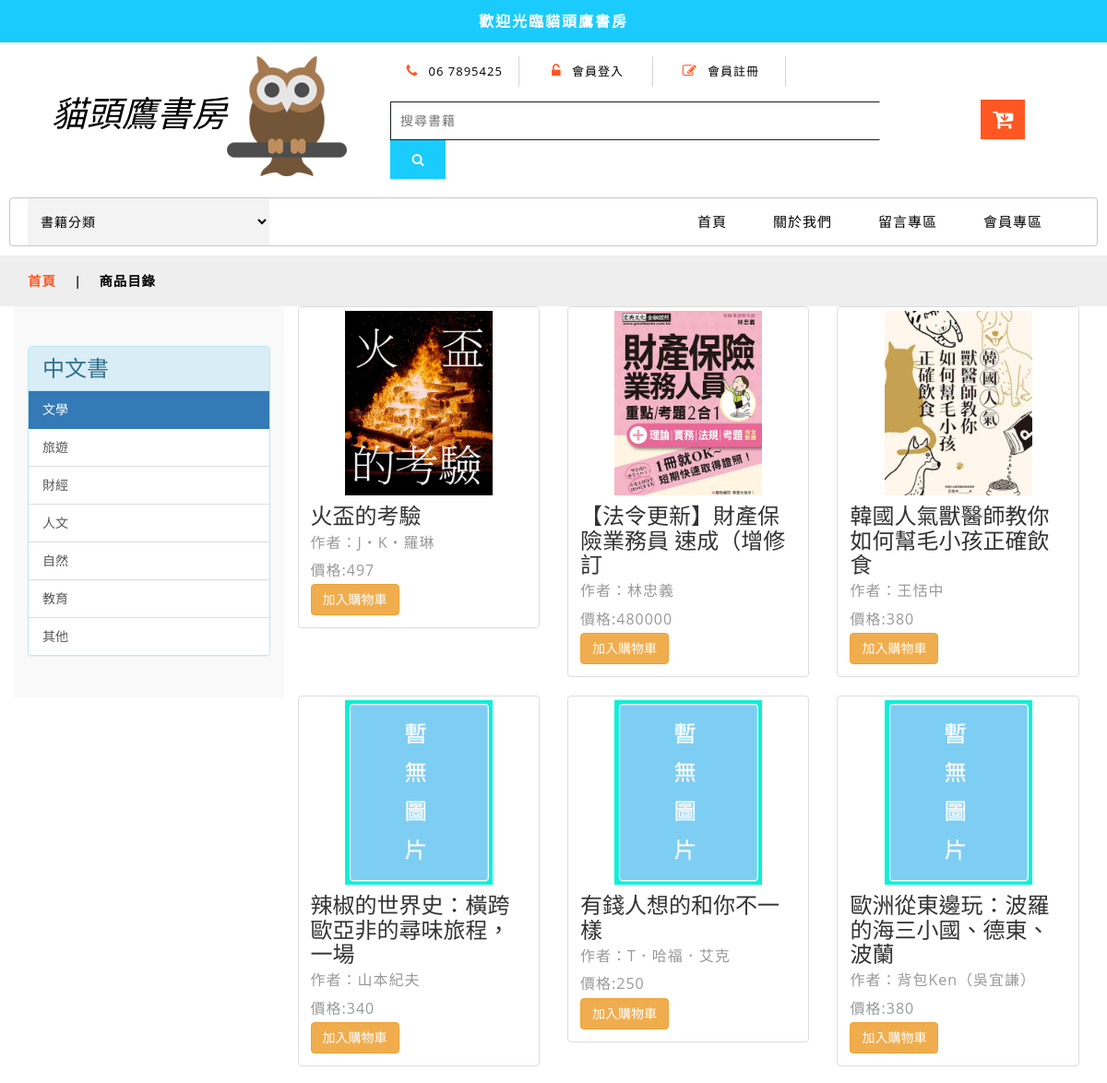
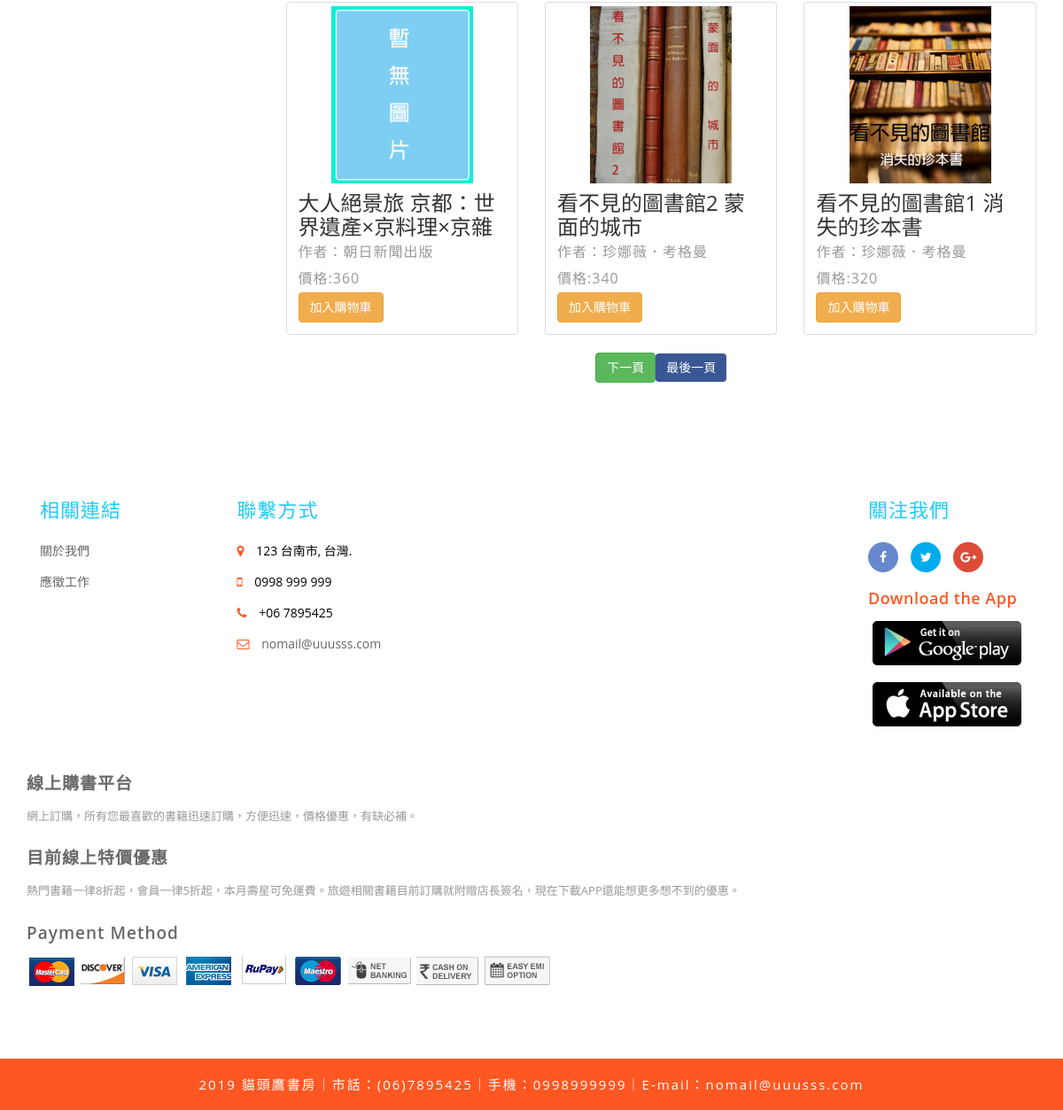
The page /product_test001.php on the database its author committed (2 pictures, top to bottom).
### tables this page shows
CREATE TABLE IF NOT EXISTS `owl_book` (
  `ob_id` int(10) NOT NULL AUTO_INCREMENT,
  `ob_name` varchar(100) NOT NULL,
  `ob_author` varchar(50) NOT NULL,
  `ob_publishing` varchar(50) NOT NULL,
  `ob_publication_day` date NOT NULL,
  `ISBN` varchar(20) NOT NULL,
  `ob_price` int(7) NOT NULL,
  `ob_content` text NOT NULL,
  `ob_img` varchar(30) NOT NULL,
  `obt_id` int(2) NOT NULL,
  PRIMARY KEY (`ob_id`)
);

### product_test001.php (the view, shortened to what this page needs)
<?php require_once('Connections/owl_bookstore.php'); ?>
<?php
$currentPage = $_SERVER["PHP_SELF"];
$maxRows_Recordset1 = 9;
$pageNum_Recordset1 = 0;
$startRow_Recordset1 = $pageNum_Recordset1 * $maxRows_Recordset1;
$query_Recordset1 = "SELECT * FROM owl_book ORDER BY ob_id DESC";
$query_limit_Recordset1 = sprintf("%s LIMIT %d, %d", $query_Recordset1, $startRow_Recordset1, $maxRows_Recordset1);
$Recordset1 = mysql_query($query_limit_Recordset1, $owl_bookstore) or die(mysql_error());
$row_Recordset1 = mysql_fetch_assoc($Recordset1);
if (isset($_GET['totalRows_Recordset1'])) {
  $totalRows_Recordset1 = $_GET['totalRows_Recordset1'];
} else {
  $all_Recordset1 = mysql_query($query_Recordset1);
  $totalRows_Recordset1 = mysql_num_rows($all_Recordset1);
}
$totalPages_Recordset1 = ceil($totalRows_Recordset1/$maxRows_Recordset1)-1;
$queryString_Recordset1 = "";
$queryString_Recordset1 = sprintf("&totalRows_Recordset1=%d%s", $totalRows_Recordset1, $queryString_Recordset1);
?>
<!DOCTYPE html>
<html lang="zh-TW">
<head>
	<link href="css/bootstrap.css" rel="stylesheet" type="text/css" media="all" />
	<link href="css/style.css" rel="stylesheet" type="text/css" media="all" />
	<link href="css/font-awesome.css" rel="stylesheet">
	<link href="css/popuo-box.css" rel="stylesheet" type="text/css" media="all" />
	<link rel="stylesheet" type="text/css" href="css/jquery-ui1.css">
</head>
<body>
	<div class="header-most-top">
		<p>歡迎光臨貓頭鷹書房</p>
	</div>
	<div class="header-bot">
		<div class="header-bot_inner_wthreeinfo_header_mid">
			<div class="col-md-4 logo_agile">
				<h1>
					<a href="index.html">貓頭鷹書房<img src="images/logo2.png" alt=" ">
					</a>
				</h1>
			</div>
			<div class="col-md-8 header">
                  <ul>
                    <li><span class="fa fa-phone" aria-hidden="true"></span> 06 7895425 </li>
                    <?php if(!isset($_SESSION['MM_Username'])){ ?>
                      <li>
                          <a href="member_signin.php">
                              <span class="fa fa-unlock-alt" aria-hidden="true"></span> 會員登入 </a>
                      </li>
                      <li>
                          <a href="member_signup.php">
                              <span class="fa fa-pencil-square-o" aria-hidden="true"></span> 會員註冊 </a>
                      </li>
                    <?php }else{ ?>
                      <li class="bg-success"><?php echo $_SESSION['MM_Nickname']; ?></li>
                    <?php } ?>
                  </ul>
                  <div class="agileits_search">
                      <form action="#" method="post">
                          <input name="Search" type="search" placeholder="搜尋書籍" required>
                          <button type="submit" class="btn btn-default" aria-label="Left Align">
                              <span class="fa fa-search" aria-hidden="true"> </span>
                          </button>
                      </form>
                  </div>
                  <div class="top_nav_right">
                      <div class="wthreecartaits wthreecartaits2 cart cart box_1">
                          <form action="#" method="post" class="last">
                               <button class="w3view-cart" type="submit" name="submit" value="">
                                <i class="fa fa-cart-arrow-down" aria-hidden="true"></i>
                               </button>
                          </form>
                      </div>
                  </div>
              </div>
		</div>
	</div>
	<div class="ban-top">
		<div class="container">
			<div class="agileits-navi_search">
				<form action="#" method="post">
					<select id="agileinfo-nav_search" name="agileinfo_search" required="">
						<option value="">書籍分類</option>
					</select>
				</form>
			</div>
			<div class="top_nav_left">
				<nav class="navbar navbar-default">
					<div class="container-fluid">
						<div class="collapse navbar-collapse menu--shylock" id="bs-example-navbar-collapse-1">
							<ul class="nav navbar-nav menu__list">
								<li>
									<a class="nav-stylehead" href="index.php">首頁</a>
								</li>
								<li>
									<a class="nav-stylehead" href="about.php">關於我們</a>
								</li>
								<li>
									<a class="nav-stylehead" href="message.php">留言專區</a>
                                </li>
								<li>
                                	<a class="nav-stylehead" href="member_signin.php">會員專區</a>
							    </li>
							</ul>
					   </div>
					</div>
				</nav>
			</div>
		</div>
	</div>
	<div class="services-breadcrumb">
		<div class="agile_inner_breadcrumb">
			<div class="container">
				<ul class="w3_short">
					<li>
						<a href="index.html">首頁</a>
						<i>|</i>
					</li>
					<li>商品目錄</li>
				</ul>
			</div>
		</div>
	</div>
    <div class="container">
<div class="row">
			<div class="side-bar col-md-3">
				<div class="left-side">
					<div class="panel panel-info">
                     <div class="panel-heading">
                      <h3>中文書</h3>
                     </div>
                     <div class="list-group">
                      <a href="javascript:;" class="list-group-item active">
                       文學
                      </a>
                      <a href="javascript:;" class="list-group-item">
                       旅遊
                      </a>
                      <a href="javascript:;" class="list-group-item">
                       財經
                      </a>
                      <a href="javascript:;" class="list-group-item">
                       人文
                      </a>
                      <a href="javascript:;" class="list-group-item">
                       自然
                      </a>
                      <a href="javascript:;" class="list-group-item">
                       教育
                      </a>
                      <a href="javascript:;" class="list-group-item">
                       其他
                      </a>
                     </div>
                    </div>
				</div>
			</div>
      <div class="col-md-9">
       <div class="row">
       <?php $pr_cot=0; do { ?>
	   <?php if($pr_cot!==0 && $pr_cot%3==0){ echo "<div class='row'>"; } ?>
        <div class="col-md-4">
          <div class="thumbnail"> <a href="product_book.php?id=<?php echo $row_Recordset1['ob_id'] ?>"><img src="<?php echo $row_Recordset1['ob_img']; ?>" class="img-responsive" width="160px" /></a>
            <div class="caption">
              <h3><?php echo mb_substr($row_Recordset1['ob_name'],0,20,'utf8'); ?></h3>
              <p>作者：<?php echo $row_Recordset1['ob_author']; ?></p>
              <p>價格:<?php echo $row_Recordset1['ob_price']; ?></p>
              <button class="btn btn-warning eshop">加入購物車</button>
            </div>
          </div>
        </div>
       <?php if($pr_cot!=8 && $pr_cot%3==2){ echo "</div>"; }$pr_cot++; ?>
       <?php } while ($row_Recordset1 = mysql_fetch_assoc($Recordset1)); ?>
       </div>
       <div class="row" align="center">
        <table border="0">
          <tr>
            <td><?php if ($pageNum_Recordset1 < $totalPages_Recordset1) {  ?>
                <a class="btn btn-success" href="<?php printf("%s?pageNum_Recordset1=%d%s", $currentPage, min($totalPages_Recordset1, $pageNum_Recordset1 + 1), $queryString_Recordset1); ?>">下一頁</a>
                <?php }  ?></td>
            <td><?php if ($pageNum_Recordset1 < $totalPages_Recordset1) {  ?>
                <a class="btn btn-primary" href="<?php printf("%s?pageNum_Recordset1=%d%s", $currentPage, $totalPages_Recordset1, $queryString_Recordset1); ?>">最後一頁</a>
                <?php }  ?></td>
          </tr>
        </table>
       </div>
      </div>
  </div>
    </div>
    <div class="container">
     <div class="row">
      <div class="col-md-12">
      </div>
     </div>
    </div>
	<footer>
		<div class="container">
			<div class="footer-info w3-agileits-info">
				<div class="col-sm-5 address-right">
                    <div class="col-xs-6 footer-grids">
                            <h3>相關連結</h3>
                            <ul>
                                <li><a href="#">關於我們</a></li>
                                <li><a href="#">應徵工作</a></li>
                            </ul>
                        </div>
                        <div class="col-xs-6 footer-grids">
                            <h3>聯繫方式</h3>
                            <ul>
                                <li>
                                    <i class="fa fa-map-marker"></i> 123 台南市, 台灣.</li>
                                <li>
                                    <i class="fa fa-mobile"></i> 0998 999 999 </li>
                                <li>
                                    <i class="fa fa-phone"></i> +06 7895425</li>
                                <li>
                                    <i class="fa fa-envelope-o"></i>
                                    <a href="mailto:example@mail.com"> nomail@uuusss.com</a>
                                </li>
                            </ul>
                        </div>
				</div>
				<div class="col-sm-5 address-right">
				</div>
				<div class="col-sm-2 footer-grids  w3l-socialmk">
					<h3>關注我們</h3>
					<div class="social">
						<ul>
							<li>
								<a class="icon fb" href="#">
									<i class="fa fa-facebook"></i>
								</a>
							</li>
							<li>
								<a class="icon tw" href="#">
									<i class="fa fa-twitter"></i>
								</a>
							</li>
							<li>
								<a class="icon gp" href="#">
									<i class="fa fa-google-plus"></i>
								</a>
							</li>
						</ul>
					</div>
					<div class="agileits_app-devices">
						<h5>Download the App</h5>
						<a href="#">
							<img src="images/1.png" alt="">
						</a>
						<a href="#">
							<img src="images/2.png" alt="">
						</a>
					</div>
				</div>
				<div class="clearfix"></div>
			</div>
			<div class="agile-sometext">
				<div class="sub-some">
					<h5>線上購書平台</h5>
					<p>網上訂購，所有您最喜歡的書籍迅速訂購，方便迅速，價格優惠，有缺必補。</p>
				</div>
				<div class="sub-some">
					<h5>目前線上特價優惠</h5>
					<p>熱門書籍一律8折起，會員一律5折起，本月壽星可免運費。旅遊相關書籍目前訂購就附贈店長簽名，現在下載APP還能想更多想不到的優惠。</p>
				</div>
				<div class="sub-some child-momu">
					<h5>Payment Method</h5>
					<ul>
						<li>
							<img src="images/pay2.png" alt="">
						</li>
						<li>
							<img src="images/pay5.png" alt="">
						</li>
						<li>
							<img src="images/pay1.png" alt="">
						</li>
						<li>
							<img src="images/pay4.png" alt="">
						</li>
						<li>
							<img src="images/pay6.png" alt="">
						</li>
						<li>
							<img src="images/pay3.png" alt="">
						</li>
						<li>
							<img src="images/pay7.png" alt="">
						</li>
						<li>
							<img src="images/pay8.png" alt="">
						</li>
						<li>
							<img src="images/pay9.png" alt="">
						</li>
					</ul>
				</div>
			</div>
		</div>
	</footer>
	<div class="copy-right">
		<div class="container">
			<p>2019 貓頭鷹書房｜市話：(06)7895425｜手機：0998999999｜E-mail：nomail@uuusss.com
			</p>
		</div>
	</div>
</body>
</html>

### rows shown on the page
owl_book: ob_img (picture), ob_name "火盃的考驗", ob_author "J‧K‧羅琳", ob_price "497"
owl_book: ob_img (picture), ob_name "【法令更新】財產保險業務員 速成（增修訂", ob_author "林忠義", ob_price "480000"
owl_book: ob_img (picture), ob_name "韓國人氣獸醫師教你如何幫毛小孩正確飲食", ob_author "王恬中", ob_price "380"
owl_book: ob_img (picture), ob_name "辣椒的世界史：橫跨歐亞非的尋味旅程，一場", ob_author "山本紀夫", ob_price "340"
owl_book: ob_img (picture), ob_name "有錢人想的和你不一樣", ob_author "T．哈福．艾克", ob_price "250"
owl_book: ob_img (picture), ob_name "歐洲從東邊玩：波羅的海三小國、德東、波蘭", ob_author "背包Ken（吳宜謙）", ob_price "380"
owl_book: ob_img (picture), ob_name "大人絕景旅 京都：世界遺產×京料理×京雜", ob_author "朝日新聞出版", ob_price "360"
owl_book: ob_img (picture), ob_name "看不見的圖書館2 蒙面的城市", ob_author "珍娜薇．考格曼", ob_price "340"
owl_book: ob_img (picture), ob_name "看不見的圖書館1 消失的珍本書", ob_author "珍娜薇．考格曼", ob_price "320"
